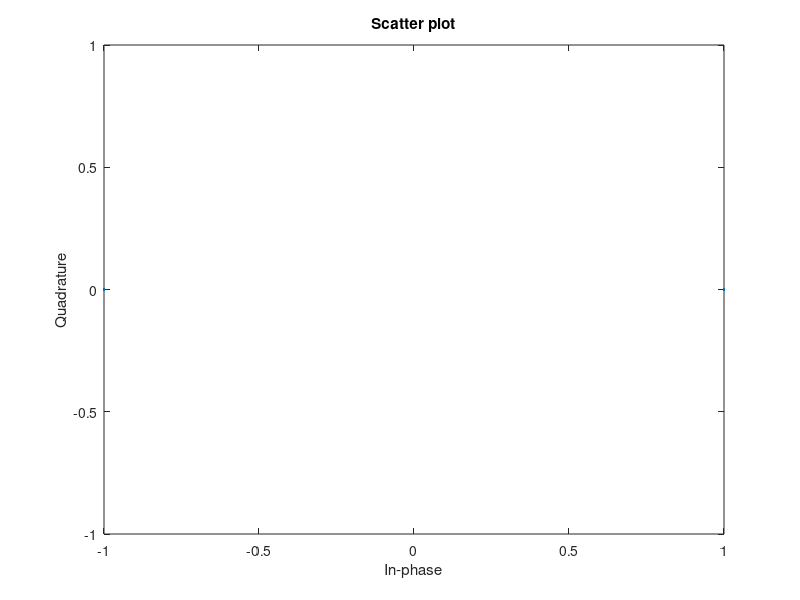
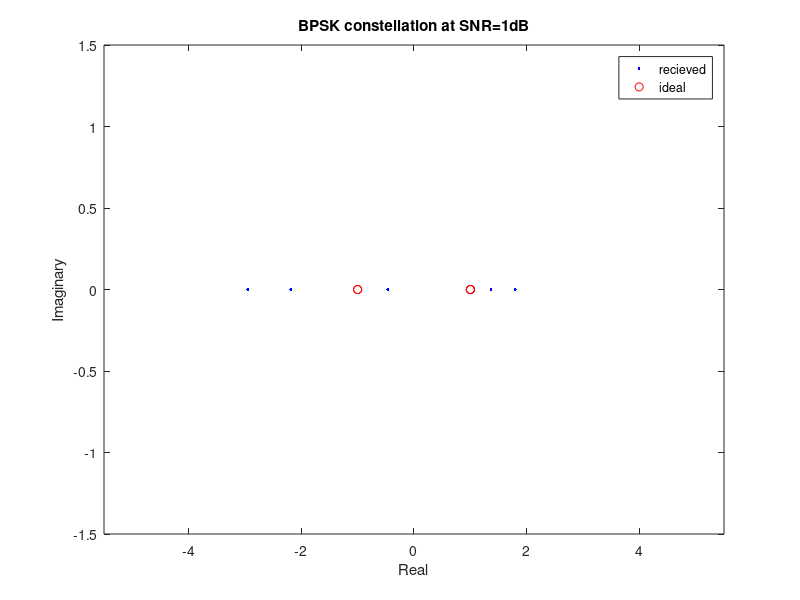
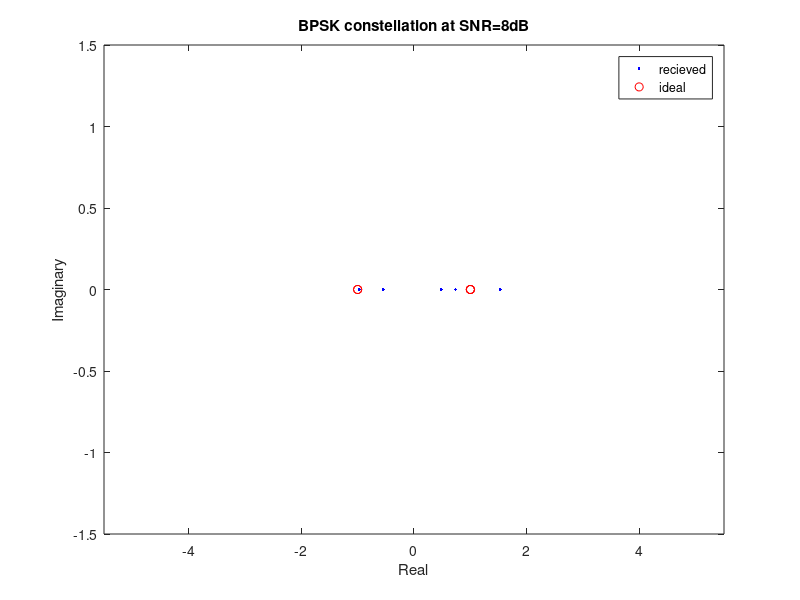
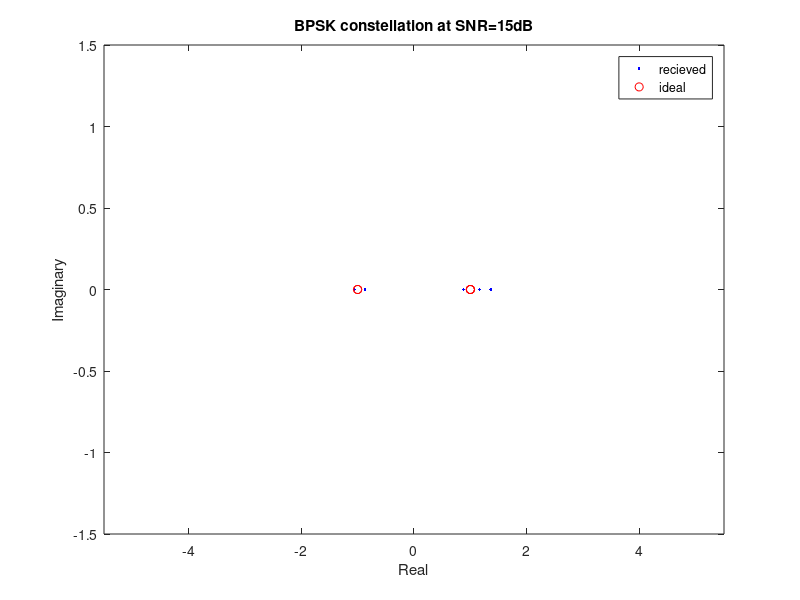

Recreate these plots in MATLAB, in order.
%Shift Keying Techniques - BPSK
clc; clear all; close all;

M = 2;                                      %Alphabet size
N = input("Enter the number of symbols:")   %Number of symbols
nb = log(M)/log(2)                          %Number of bits/symbol

%Transmitter
%Bit generation
b = randi([0 1],N*nb,1);                    %Random binary bits
bs = b; bs(bs==0)=-1;                       %converting logical to electrical
xs = bs;
scatterplot(xs);

SNRdB = 1:7:15
for ii=1:length(SNRdB)
    SNRii = SNRdB(ii)
    rn = awgn(xs, SNRii, 'measured');
    figure; plot(real(rn), imag(rn),'b.',bs, imag(b), 'ro'); legend('recieved', 'ideal')
    xlabel("Real"); ylabel("Imaginary")
    title(['BPSK constellation at SNR=' num2str(SNRii), 'dB']); axis([-5.5 5.5 -1.5 1.5])

    bcat=real(rn); bcat(bcat>=0)=1; bcat(bcat<0)=0;

    snr = 10^(SNRii./10);
    Eb_by_No = snr/2;
    Eb_by_No_dB(ii) = 10*log10(Eb_by_No);
    BER_th(ii) = 1/2*erfc(sqrt(Eb_by_No));
    BER(ii) = length(find(b~=bcat))/(N*nb);
    EVM = sqrt((sum(bs-real(rn).^2))/N)/var(b)*100;
    EVMdB(ii)=20*log10(EVM);
end

figure;
semilogy(Eb_by_No_dB, BER, 'b-',Eb_by_No_dB, BER_th, 'b*'); axis([0 12 10^-7 1]);grid on;
xlabel('E_b/N_o(dB)'); ylabel('Bit Error Probability (P_e)'); title('BER performance of BPSK');
